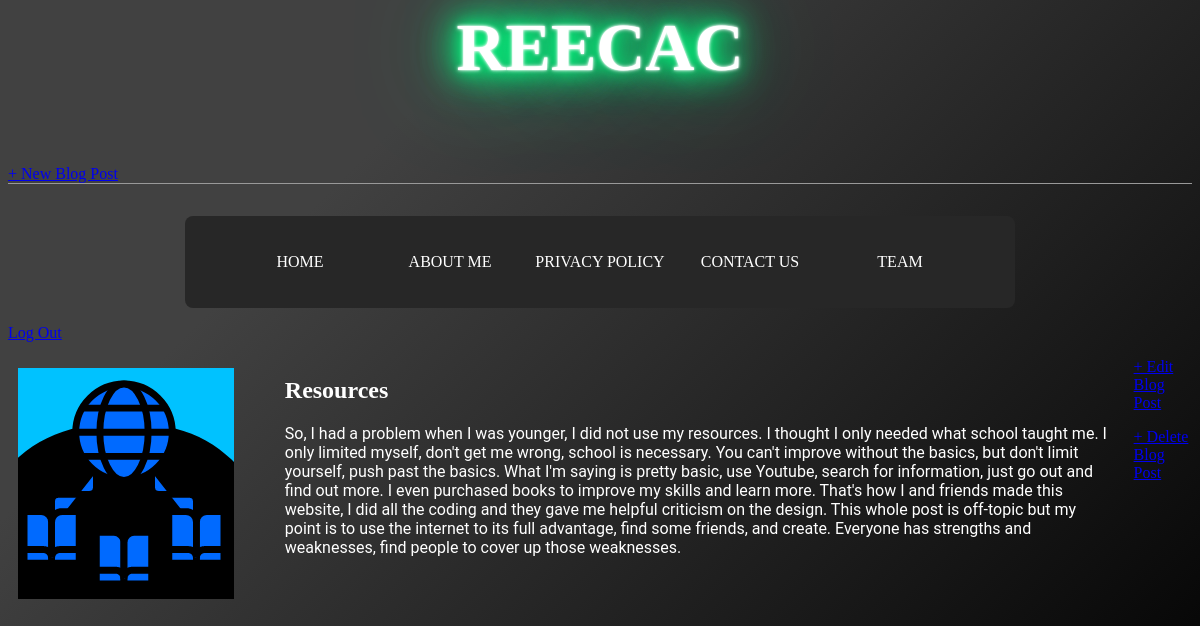
Page /post/2/ (signed in) on the committed database.
### blog/models.py (models this page shows, shortened)
class Post(models.Model):
    title = models.CharField(max_length=200)
    author = models.ForeignKey(
        'auth.User',
        on_delete=models.CASCADE,
    )
    body = models.TextField()
    img = models.CharField(max_length=60)

### blog/views.py (the view)
# urls.py: path('post/<int:pk>/', BlogDetailView.as_view(), name='post_detail'),
class BlogDetailView(DetailView):
    model = Post
    template_name = 'post_detail.html'

### blog/templates/post_detail.html
{% extends 'base.html' %}
{% load static %}
{% block content %}
<div class="column-img">
    {% with 'img/'|add:post.img|add:'.PNG' as image_static %}
    <img src="{% static image_static %}"/>
    {% endwith %}
</div>
<div class="column-text">
    <h2 style="color:white">{{ post.title }}</h2>
    <p class="body-text">{{ post.body }}</p>
</div>
{% if user.is_authenticated %}
<p><a href="{% url 'post_edit' post.pk %}">+ Edit Blog Post</a></p>
<p><a href="{% url 'post_delete' post.pk %}">+ Delete Blog Post</a></p>
{% endif %}
{% endblock content %}

### blog/static/css/base.css (style rules this page uses)
body { background-color: #000000; background-image: linear-gradient(315deg, #000000 0%, #414141 74%); }
.column-img { width: 20%; float: left; padding: 10px; }
.column-text { float: left; width: 70%; padding-left: 20px; padding-right: 20px; }
.body-text { font-family: roboto; color: white; }

### rows in the picture
Post: title "Resources", body "So, I had a problem when I was younger, I did not use my resources. I thought I only needed what school taught me. I only limited myself, don't get me wrong, school is necessary. You can't improve without the basics, but don't limit yourself, push past the basics. What I'm saying is pretty basic, use Youtube, search for information, just go out and find out more. I even purchased books to improve my skills and learn more. That's how I and friends made this website, I did all the coding and they gave me helpful criticism on the design. This whole post is off-topic but my point is to use the internet to its full advantage, find some friends, and create. Everyone has strengths and weaknesses,…"
